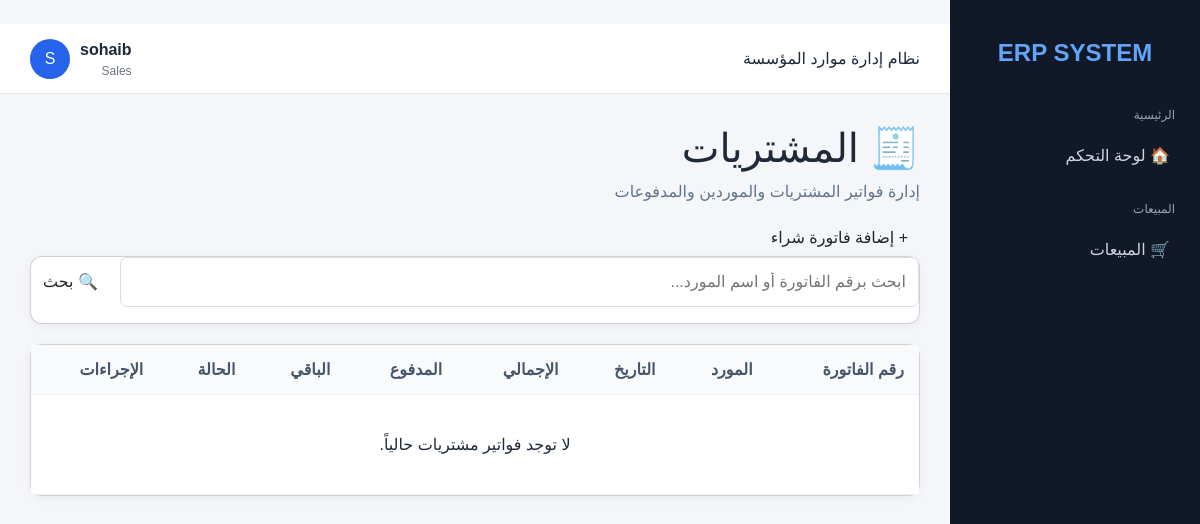
Page /purchases/ (signed in) on the committed database.
### accounts/models.py (models this page shows, shortened)
class User(AbstractUser):
    class Role(models.TextChoices):
        ADMIN = "ADMIN", "Administrator"
        MANAGER = "MANAGER", "Manager"
        ACCOUNTANT = "ACCOUNTANT", "Accountant"
        SALES = "SALES", "Sales"
        WAREHOUSE = "WAREHOUSE", "Warehouse"
    role = models.CharField(
        max_length=20,
        choices=Role.choices,
        default=Role.SALES,
    )
    phone = models.CharField(
        max_length=30,
        blank=True,
    )

### purchases/views.py (the view)
def purchase_list(request):
    purchases = Purchase.objects.select_related("supplier").all()
    search = request.GET.get("search", "")
    if search:
        purchases = purchases.filter(
            invoice_number__icontains=search
        ) | purchases.filter(
            supplier__name__icontains=search
        )
    context = {
        "purchases": purchases,
        "search": search,
    }
    return render(
        request,
        "purchases/list.html",
        context
    )

### templates/purchases/list.html (shortened to what this page needs)
{% extends "base.html" %}
{% block content %}
<div class="page-header">
    <div>
        <h1>🧾 المشتريات</h1>
        <p style="color:#64748b; margin-top:8px;">
            إدارة فواتير المشتريات والموردين والمدفوعات
        </p>
    </div>
    <a href="{% url 'purchases:create' %}" class="btn">
        + إضافة فاتورة شراء
    </a>
</div>
<div class="card" style="margin-bottom:20px;">
    <form method="get">
        <div style="display:flex; gap:10px;">
            <input
                type="text"
                name="search"
                value="{{ search }}"
                placeholder="ابحث برقم الفاتورة أو اسم المورد..."
                style="
                    flex:1;
                    padding:12px;
                    border:1px solid #ddd;
                    border-radius:7px;
                    font-family:Tahoma, Arial, sans-serif;
                "
            >
            <button type="submit" class="btn">
                🔍 بحث
            </button>
        </div>
    </form>
</div>
<div class="card">
<table>
<thead>
<tr>
    <th>رقم الفاتورة</th>
    <th>المورد</th>
    <th>التاريخ</th>
    <th>الإجمالي</th>
    <th>المدفوع</th>
    <th>الباقي</th>
    <th>الحالة</th>
    <th>الإجراءات</th>
</tr>
</thead>
<tbody>
{% for purchase in purchases %}
<tr>
    <td>
        <strong>{{ purchase.invoice_number }}</strong>
    </td>
    <td>
        {{ purchase.supplier.name }}
    </td>
    <td>
        {{ purchase.purchase_date|date:"Y-m-d H:i" }}
    </td>
    <td>
        {{ purchase.total_amount }} دج
    </td>
    <td>
        {{ purchase.paid_amount }} دج
    </td>
    <td>
        {{ purchase.total_amount|add:"-"|add:purchase.paid_amount }} دج
    </td>
    <td>
        {% if purchase.status == "paid" %}
            <span class="badge success">
                مدفوعة
            </span>
        {% elif purchase.status == "partial" %}
            <span class="badge warning">
                مدفوعة جزئياً
            </span>
        {% else %}
            <span class="badge danger">
                معلقة
            </span>
        {% endif %}
    </td>
    <td>
        <a
            href="{% url 'purchases:edit' purchase.pk %}"
            style="color:#2563eb; text-decoration:none;"
        >
            تعديل
        </a>
        <span> | </span>
        <form
            method="post"
            action="{% url 'purchases:delete' purchase.pk %}"
            style="display:inline;"
        >
            {% csrf_token %}
            <button
                type="submit"
                style="
                    border:none;
                    background:none;
                    color:#dc2626;
                    cursor:pointer;
                    font-family:Tahoma, Arial, sans-serif;
                    padding:0;
                "
                onclick="return confirm('هل أنت متأكد من حذف الفاتورة؟');"
            >
                حذف
            </button>
        </form>
    </td>
</tr>
{% empty %}
<tr>
    <td
        colspan="8"
        style="text-align:center; padding:40px;"
    >
        لا توجد فواتير مشتريات حالياً.
    </td>
</tr>
{% endfor %}
</tbody>
</table>
</div>
{% endblock %}

### templates/base.html (shortened to what this page needs)
<!DOCTYPE html>
<html lang="ar" dir="rtl">
<head>
    <link
        href="https://cdn.jsdelivr.net/npm/bootstrap@5.3.3/dist/css/bootstrap.rtl.min.css"
        rel="stylesheet">
</head>
<body>
<div class="layout">
    <aside class="sidebar">
        <div class="logo">
            ERP SYSTEM
        </div>
        <div class="menu">
            <div class="menu-title">الرئيسية</div>
            <a href="/">🏠 لوحة التحكم</a>
            {% if request.user.role == "ADMIN" or request.user.role == "MANAGER" or perms.sales.view_sale %}
                <div class="menu-title">المبيعات</div>
                <a href="/sales/">🛒 المبيعات</a>
            {% endif %}
        </div>
    </aside>
    <main class="main">
        <header class="topbar">
            <div>
                نظام إدارة موارد المؤسسة
            </div>
            <div class="user">
                {% if request.user.is_authenticated %}
                    <div>
                        <strong>{{ request.user.username }}</strong>
                        <div style="font-size: 12px; color: #6b7280;">
                            {{ request.user.get_role_display }}
                        </div>
                    </div>
                    <div class="avatar">
                        {{ request.user.username|first|upper }}
                    </div>
                {% endif %}
            </div>
        </header>
        <section class="content">
            {% block content %}
            {% endblock %}
        </section>
    </main>
</div>
</body>
</html>

### templates/base.html (style rules this page uses)
* { box-sizing: border-box; }
body { margin: 0; font-family: Tahoma, Arial, sans-serif; background: #f4f6f9; color: #1f2937; }
.layout { display: flex; min-height: 100vh; }
.sidebar { width: 250px; background: #111827; color: white; padding: 20px 15px; position: fixed; right: 0; top: 0; bottom: 0; overflow-y: auto; z-index: 100; }
.logo { font-size: 24px; font-weight: bold; text-align: center; padding: 15px; margin-bottom: 20px; color: #60a5fa; }
.menu-title { font-size: 12px; color: #9ca3af; margin: 20px 10px 8px; }
.menu a { display: block; padding: 12px 15px; margin-bottom: 5px; border-radius: 8px; color: #d1d5db; text-decoration: none; transition: .2s; }
.main { margin-right: 250px; width: calc(100% - 250px); min-width: 0; }
.topbar { min-height: 70px; background: white; display: flex; align-items: center; justify-content: space-between; gap: 15px; padding: 12px 30px; border-bottom: 1px solid #e5e7eb; }
.user { display: flex; align-items: center; gap: 10px; }
.avatar { width: 40px; height: 40px; flex-shrink: 0; border-radius: 50%; background: #2563eb; color: white; display: flex; align-items: center; justify-content: center; }
.content { padding: 30px; min-width: 0; }
.btn { border: none; border-radius: 7px; cursor: pointer; text-decoration: none; }
.content .card { background: white; border-radius: 12px; box-shadow: 0 2px 10px rgba(0, 0, 0, .05); }
.content table { width: 100%; border-collapse: collapse; background: white; }
.content th, .content td { padding: 15px; border-bottom: 1px solid #eee; text-align: right; }
.content th { background: #f8fafc; color: #475569; }

### rows in the picture
User: user.username "sohaib", user.role "Sales", user.username|first "S"
